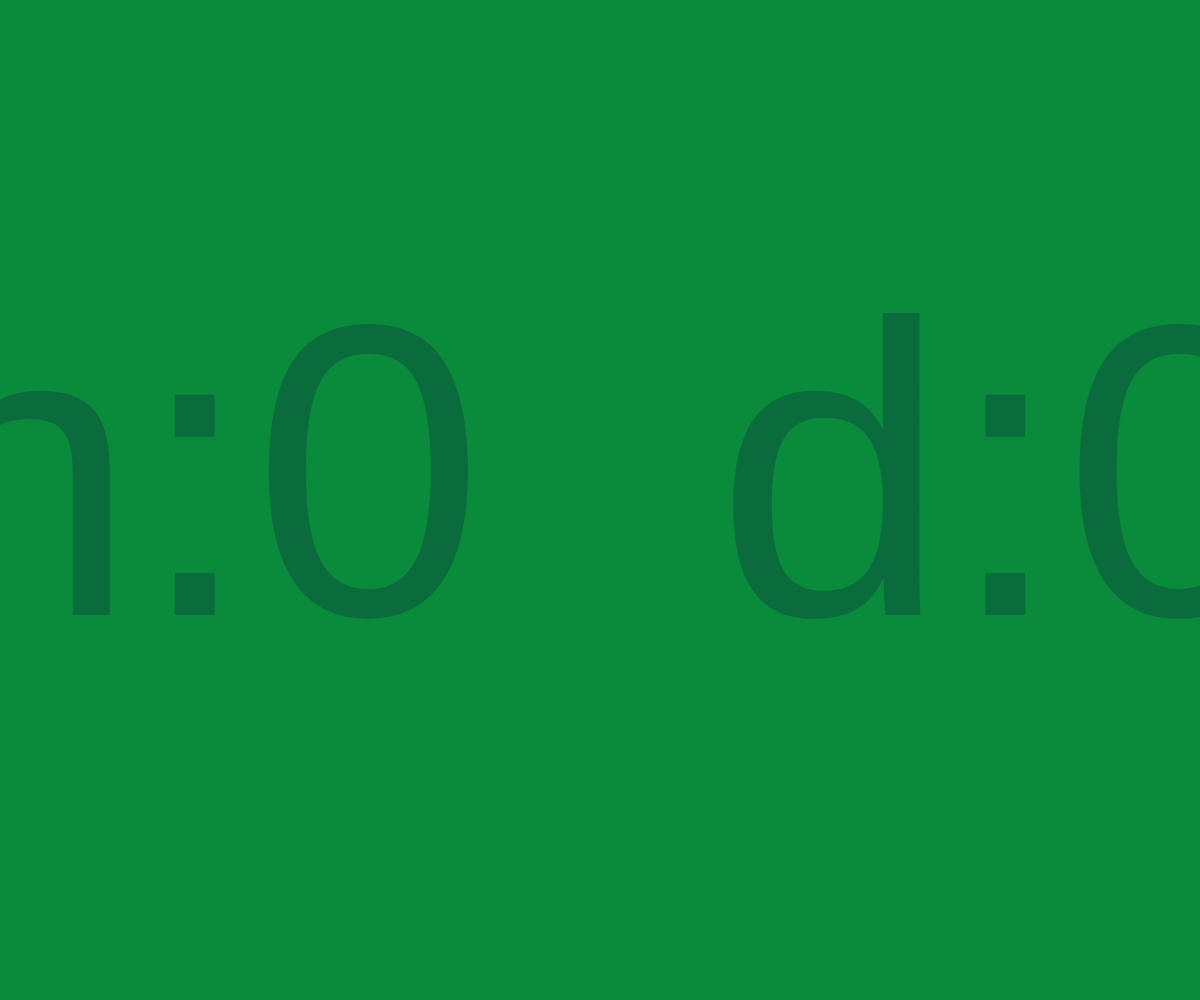
Frame 1 (no input)
Frame 60 (no input): identical to frame 1, image omitted
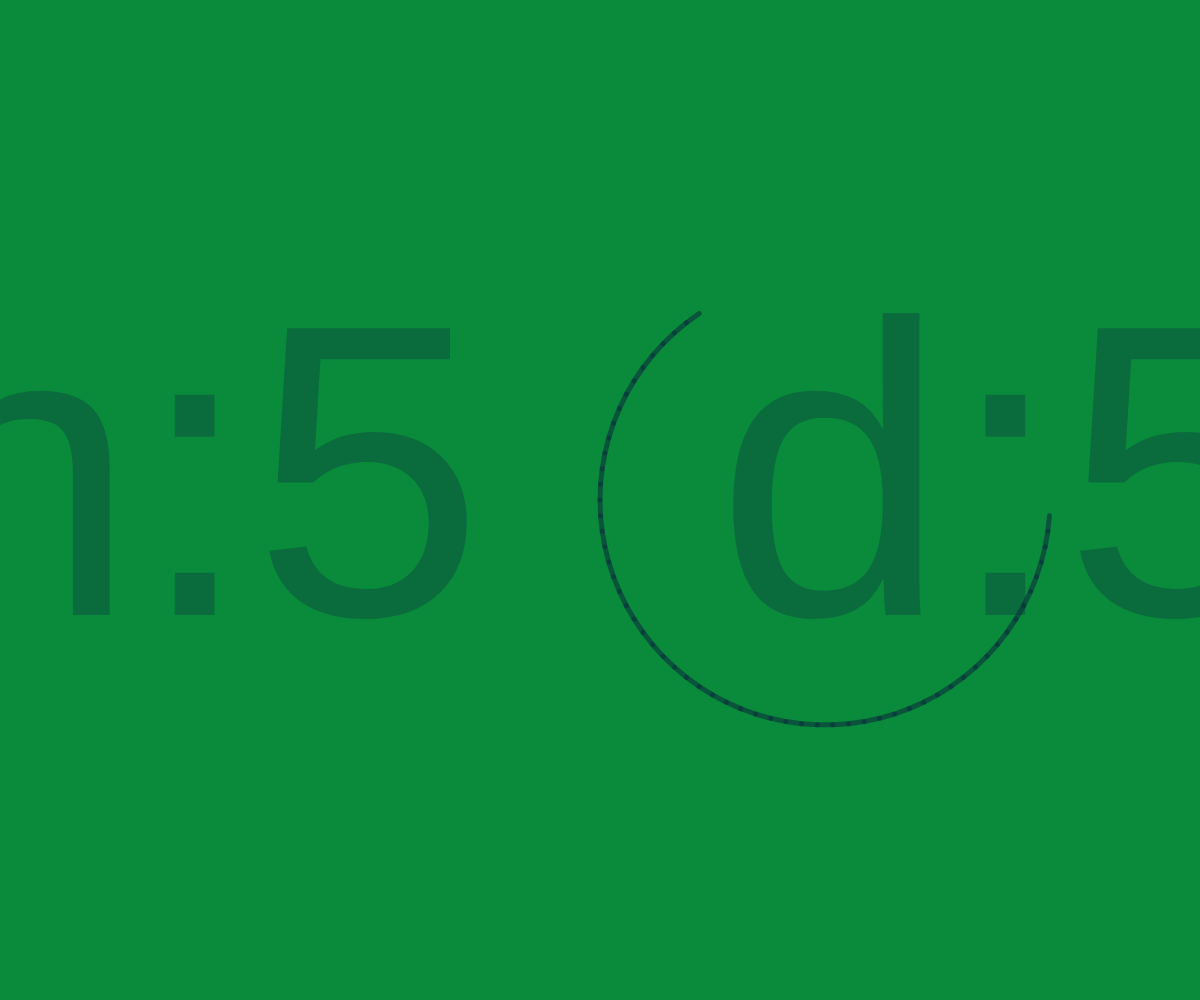
Frame 120 (the mouse pressed at the canvas centre since frame 60)

The p5.js sketch that drew these frames (run headless with seeded random() and noise() and a simulated clock; from frame 60 on, the mouse is pressed at the canvas centre):

// p5.js sketch
// ── sketch.js
let winHeight = window.innerHeight;
let winWidth = window.innerWidth;
let dim = Math.min(winHeight, winWidth);

let n = 1;
let d = 1;
let variety = 10;

function setup() {
    createCanvas(winWidth, winHeight);
    background("rgb(10, 139, 60)");
    textSize(winHeight/2.4);
    textAlign(CENTER, CENTER);
    fill('rgba(10, 89, 60, 0.6)');
    text(`n:${n} d:${d}`, winWidth / 2, winHeight / 2);
    stroke('rgba(10, 49, 60, 0.6)');
    strokeWeight(5);
    angleMode(DEGREES);
}

let sectiondim = {
    x: winWidth / variety,
    y: winHeight / variety
};

let t = 0;
let pcor = {
    x: 0,
    y: 0
};
let cor = {
    x: 0,
    y: 0
};

function draw() {
    pcor = cor;
    cor = {
        x: ((0.9 * dim / 2) * (cos(t) * cos(n * t / d))) + winWidth/2,
        y: ((0.9 * dim / 2) * (sin(t) * cos(n * t / d))) + winHeight/2
    };
    if (t > 2) {
        line(pcor.x, pcor.y, cor.x, cor.y);
    }
    t += 2;
}

function mouseMoved() {
    if (!(n == Math.ceil(mouseX / sectiondim.x)) || !(d == Math.ceil(mouseY / sectiondim.y))) {
        n = Math.ceil(mouseX / sectiondim.x);
        d = Math.ceil(mouseY / sectiondim.y);
        clear();
        background("rgb(10, 139, 60)");
        strokeWeight(0);
        text(`n:${n}  d:${d}`, winWidth / 2, winHeight / 2);
        strokeWeight(5);
        t = 0;
    }
}
